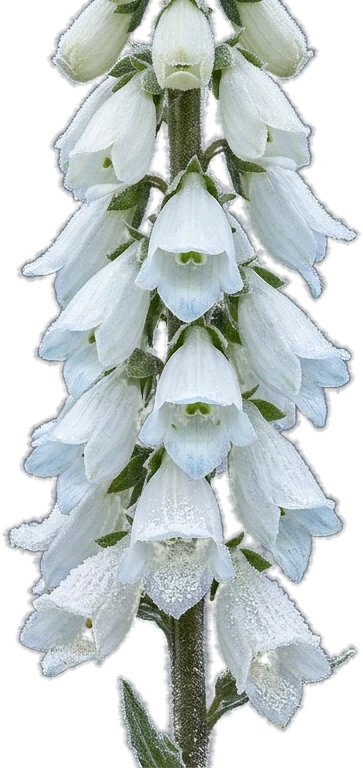
#> input picture assets/sceny/kvetina-klas.webp, 363 x 768 px, given in place of rampouchy.png, which was not available
$ python rampouchy.py
#> lines starting #> are read from the running program, lines starting #| are printed output that depends on the picture; after the words box and inside, x2 and y2 are one past the last pixel; in counts of white or black regions, pixels touching at a corner belong together
### tools/vetev.py
"""Větev na lávce v lese (Daniel 2026-11-23, Gemini podle pics/podklady-les/PROMPT-vetev.md) → výřezy.

Zdroje (gitignore): pics/podklady-les/vetev.jpg (větev se suchým bukovým listím) a vetev-listy.jpg
(12 samostatných listů na sypání). Oba jsou na rovném šedém pozadí. Výstup do assets/sceny:
- les-vetev.webp  větev, ořezaná, v dvojnásobku velikosti ve hře (hra ji kreslí na VETEV_K)
- les-listy.webp  listy vedle sebe v jednom pruhu; obdélníky vypíše skript (LISTY v js/les.js)
Vypíše i středy shluků listí na větvi (odkud se při stažení sypou listy, VETEV_LISTI v js/les.js).
Barvy se trochu přiblíží mlze ve scéně (MLHA), ať větev nesvítí víc než kmeny lávky.
Spuštění z kořene projektu:  python tools/vetev.py
"""
import os

import numpy as np
from PIL import Image, ImageFilter
from scipy import ndimage

SRC = 'pics/podklady-les/'
VETEV_W = 300  # šířka větve ve hře (px snímku 1920×1080)
LIST_W = 34  # délka listu v pruhu (hra ho kreslí menší)
MLHA = np.array([100.0, 98.0, 90.0])  # průměrná barva lesa kolem lávky (assets/sceny/les.jpg)
MLHA_K = 0.12  # kolik mlhy přimíchat
DESAT = 0.15  # o kolik ubrat sytost


def strip(parts, path, quality=88):
    """Výřezy vedle sebe (2 px mezery) do jednoho WebP; vrátí obdélníky [x, y, w, h] pro hru.
    Používají i tools/hladina.py a tools/rampouchy.py."""
    W = sum(p.width for p in parts) + 2 * len(parts)
    H = max(p.height for p in parts)
    im = Image.new('RGBA', (W, H), (0, 0, 0, 0))
    rects, x = [], 0
    for p in parts:
        im.paste(p, (x, 0))
        rects.append([x, 0, p.width, p.height])
        x += p.width + 2
    im.save(path, quality=quality, method=6)
    print(os.path.basename(path), im.size, os.path.getsize(path) // 1024, 'kB')
    return rects


def cutout(path, min_size, mlha=MLHA, mlha_k=MLHA_K, holes=600):
    """RGBA bez šedého pozadí: maska podle vzdálenosti od šedé a sytosti, malé díry v kůře zaplněné.
    Barvy se o mlha_k přiblíží barvě mlha (okolí ve scéně). Díry menší než holes px se zaplní (kůra);
    u chomáčů stébel holes=0, mezery mezi nimi jsou skutečné pozadí. Používá i tools/hladina.py."""
#> called with path = 'pics/podklady-les/rampouchy.png', min_size = 2000, mlha = array of shape (3,), mlha_k = 0.05, holes = 20000
    a = np.asarray(Image.open(path).convert('RGB'), dtype=np.float32)
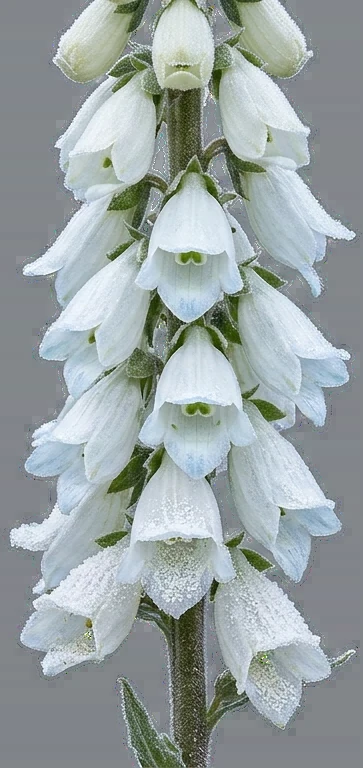
#> a: shape (768, 363, 3) float32; mean R, G, B 153.2, 163.1, 163.6
    edge = np.concatenate([a[:15].reshape(-1, 3), a[-15:].reshape(-1, 3), a[:, :15].reshape(-1, 3), a[:, -15:].reshape(-1, 3)])
    bg = np.median(edge, axis=0)
#> bg = [130, 134, 138]
    dist = np.sqrt(((a - bg) ** 2).sum(axis=2))
    sat = a.max(axis=2) - a.min(axis=2)
    alpha = np.clip((np.maximum(dist - 10, sat * 2 - 8)) / 18, 0, 1)
    fg = alpha > 0.5
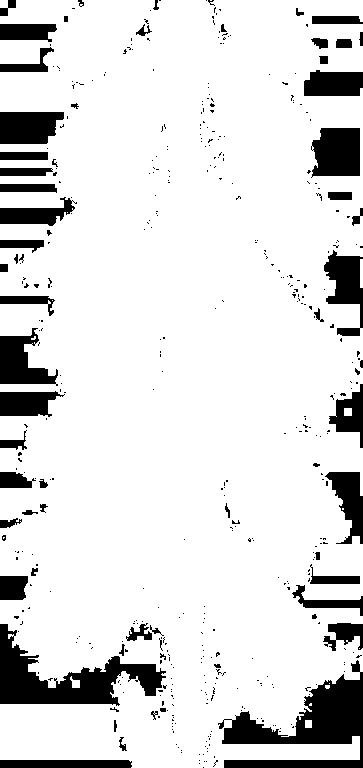
#> fg: shape (768, 363) bool; 86.9% white; 456 black regions (391 under 20 px), largest, box (x1, y1, x2, y2) and area: (218, 660, 363, 768) 6224, (0, 624, 166, 706) 5385, (311, 128, 360, 178) 2129
    # díry uvnitř kůry (šedé skvrny blízko pozadí) zaplnit, velké uzavřené plochy pozadí nechat
    holes_m = ndimage.binary_fill_holes(fg) & ~fg
#> holes_m: shape (768, 363) bool; 2.1% white; 439 white regions (401 under 20 px), largest, box (x1, y1, x2, y2) and area: (311, 128, 360, 178) 2129, (310, 564, 360, 584) 405, (126, 623, 152, 641) 219
    lab, n = ndimage.label(holes_m)
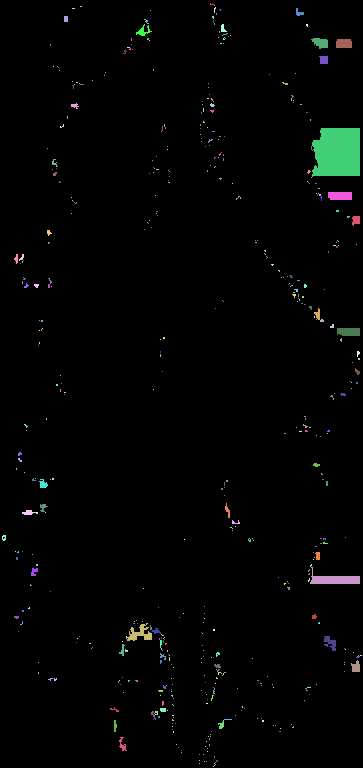
#> lab: shape (768, 363) int32; 539 distinct labels, from 0 to 538; one colour per label, 0 black
#> n = 538
    if n and holes:
        sizes = ndimage.sum(holes_m, lab, range(1, n + 1))
#> sizes = 538 values, max 2123 at index 90, min 1 at index 1, mean 10.86
        alpha = np.maximum(alpha, np.isin(lab, 1 + np.flatnonzero(sizes < holes)).astype(np.float32))
    fg = alpha > 0.5
#> fg: shape (768, 363) bool; 89% white; 37 black regions (5 under 20 px), largest, box (x1, y1, x2, y2) and area: (222, 672, 363, 768) 6106, (0, 624, 166, 706) 5369, (0, 328, 58, 384) 1807
    lab, n = ndimage.label(fg)
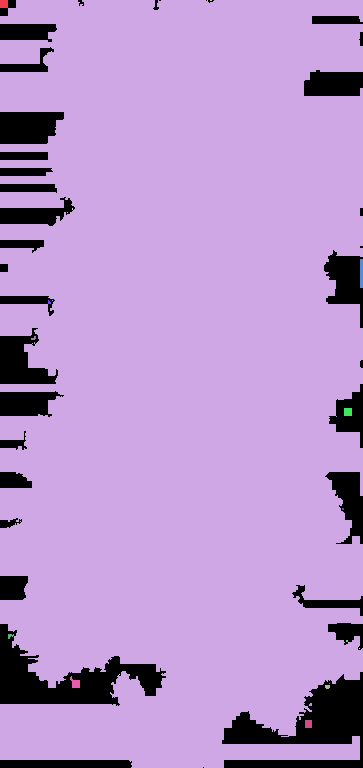
#> lab: shape (768, 363) int32; 25 distinct labels, from 0 to 24; one colour per label, 0 black
#> n = 24
    sizes = ndimage.sum(fg, lab, range(1, n + 1))
#> sizes = 24 values, max 247786 at index 1, min 1 at index 4, mean 10342.5
    keep = np.isin(lab, 1 + np.flatnonzero(sizes > min_size))
#> keep: shape (768, 363) bool; 88.9% white; 37 black regions (5 under 20 px), largest, box (x1, y1, x2, y2) and area: (222, 672, 363, 768) 6189, (0, 624, 166, 706) 5462, (0, 328, 58, 384) 1823
    alpha *= ndimage.binary_dilation(keep, iterations=2)
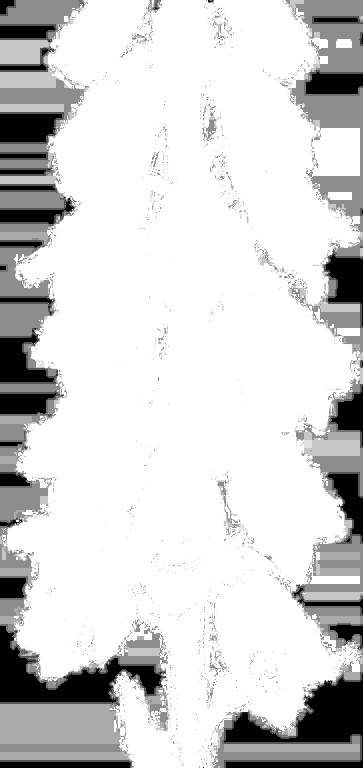
#> alpha: shape (768, 363) float32; min 0, max 1, mean 0.831
    m = np.asarray(Image.fromarray((alpha * 255).astype(np.uint8)).filter(ImageFilter.GaussianBlur(0.6)), dtype=np.float32) / 255
    al = m[..., None]
    col = np.where(al > 0.05, (a - bg * (1 - al)) / np.maximum(al, 0.05), a)  # šedý lem pryč
    grey = col.mean(axis=2, keepdims=True)
    col = col + (grey - col) * DESAT
    col = col * (1 - mlha_k) + np.asarray(mlha) * mlha_k
    out = Image.fromarray(col.clip(0, 255).astype(np.uint8))
    out.putalpha(Image.fromarray((m * 255).astype(np.uint8)))
#> out: PIL image 363x768 RGBA
    return out, sat, m


# [34 lines left out: function main, not called in this run]


# [2 lines that do not run on import are left out]

### tools/rampouchy.py
"""Rampouchy pod lávkou v lese (Daniel 2026-11-25, Gemini podle pics/podklady-les/PROMPT-rampouchy.md) → výřezy.

Zdroj (gitignore): pics/podklady-les/rampouchy.png, pět rampouchů vedle sebe na rovném šedém pozadí.
Výstup assets/sceny/les-rampouchy.webp: pět výřezů vedle sebe, každý ve dvojnásobku velikosti ve hře
(výška VYSKA_HRA × 2, šířka podle poměru stran). Horní okraj se vytrácí, ať rampouch vyrůstá z kmene
a nevidět uříznutou hranu. Obdélníky vypíše skript (ICICLE_RECTS v js/les.js).
Spuštění z kořene projektu:  python tools/rampouchy.py
"""
import os
import sys

import numpy as np
from PIL import Image
from scipy import ndimage

sys.path.insert(0, os.path.dirname(os.path.abspath(__file__)))
from vetev import cutout, strip  # noqa: E402

VYSKA_HRA = 110  # průměrná výška rampouchu ve hře (px snímku 1920×1080); soubor je ve dvojnásobku
VYTRATIT = 0.14  # kolik výšky shora se vytrácí do průhledna


def main():
    os.chdir(os.path.dirname(os.path.dirname(os.path.abspath(__file__))))
    # led je průsvitný a barvou blízko šedé: bez přimíchané mlhy a s větším zaplněním děr
    im, _, m = cutout('pics/podklady-les/rampouchy.png', 2000, mlha_k=0.05, holes=20000)
    mask = m > 0.3
#> mask: shape (768, 363) bool; 90.8% white; 47 black regions (16 under 20 px), largest, box (x1, y1, x2, y2) and area: (224, 673, 363, 768) 5557, (0, 626, 162, 703) 4709, (0, 113, 63, 143) 1627
    lab, n = ndimage.label(mask)
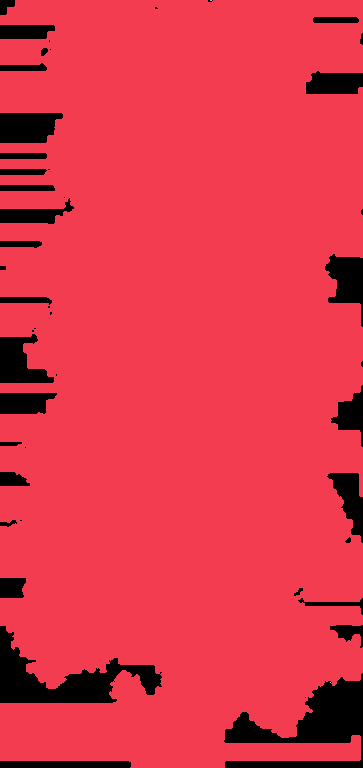
#> lab: shape (768, 363) int32; 4 distinct labels, from 0 to 3; one colour per label, 0 black
#> n = 3
    sizes = ndimage.sum(mask, lab, range(1, n + 1))
#> sizes = [253051, 2, 1]
    top5 = 1 + np.argsort(sizes)[-5:]
#> top5 = [3, 2, 1]
    objs = [ndimage.find_objects(lab)[i - 1] for i in top5]
#> objs = 3 items
    objs.sort(key=lambda s: s[1].start)
    heights = [s[0].stop - s[0].start for s in objs]
#> heights = [768, 1, 1]
    k = 2 * VYSKA_HRA / (sum(heights) / len(heights))
#> k = 0.857
    parts = []
    for y, x in objs:
        p = im.crop((x.start, y.start, x.stop, y.stop))
        a = np.asarray(p.getchannel('A')).astype(np.float32)
        fade = np.clip(np.arange(a.shape[0]) / (a.shape[0] * VYTRATIT), 0, 1)[:, None]
        p.putalpha(Image.fromarray((a * fade).astype(np.uint8)))
        parts.append(p.resize((max(1, round(p.width * k)), max(1, round(p.height * k))), Image.LANCZOS))
#> this loop made 3 passes
#> (a, fade) on passes 2 to 3: ([[109, 111]], [0]), ([78], [0])
#> after the loop, parts = 3 items
    print('ICICLE_RECTS =', strip(parts, 'assets/sceny/les-rampouchy.webp', quality=90))
#> in strip, `W = sum(p.width for p in parts) + 2 * len(parts)`: W = 320
#> in strip, `H = max(p.height for p in parts)`: H = 658
#> in strip, `im = Image.new('RGBA', (W, H), (0, 0, 0, 0))`: im: PIL image 320x658 RGBA; every value is 0
#> the loop in strip, `for p in parts:` made 3 passes
#> x on passes 1 to 3: 313, 317, 320
#> after the loop in strip, `for p in parts:`:
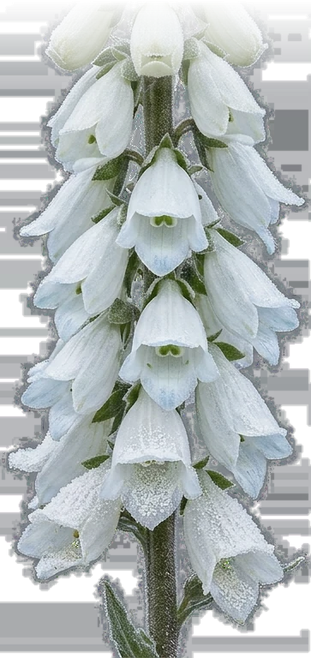
#> im: PIL image 320x658 RGBA; mean R, G, B, A 139.1, 146.4, 146.4, 191.4; transparent parts drawn white
#> after the loop in strip, `for p in parts:`: rects = [[0, 0, 311, 658], [313, 0, 2, 1], [317, 0, 1, 1]]; x = 320
#| les-rampouchy.webp (320, 658) 83 kB
#| ICICLE_RECTS = [[0, 0, 311, 658], [313, 0, 2, 1], [317, 0, 1, 1]]


if __name__ == '__main__':
    main()

$ run again, on assets/sceny/kvetina.webp
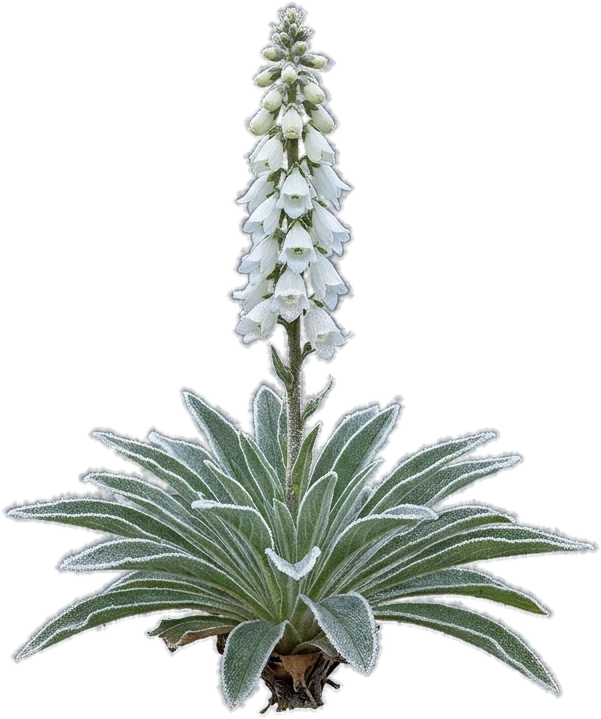
#> input picture assets/sceny/kvetina.webp, 601 x 719 px, given in place of rampouchy.png, which was not available
#> bg = [131, 135, 140]
#> holes_m: shape (719, 601) bool; 4.3% white; 616 white regions (516 under 20 px), largest, box (x1, y1, x2, y2) and area: (352, 239, 600, 256) 2010, (352, 56, 592, 64) 1920, (343, 152, 600, 168) 1817
#> in cutout, `lab, n = ndimage.label(holes_m)`: n = 804
#> in cutout, `sizes = ndimage.sum(holes_m, lab, range(1, n + 1))`: sizes = 804 values, max 2010 at index 183, min 1 at index 2, mean 23.16
#> in cutout, `lab, n = ndimage.label(fg)`:
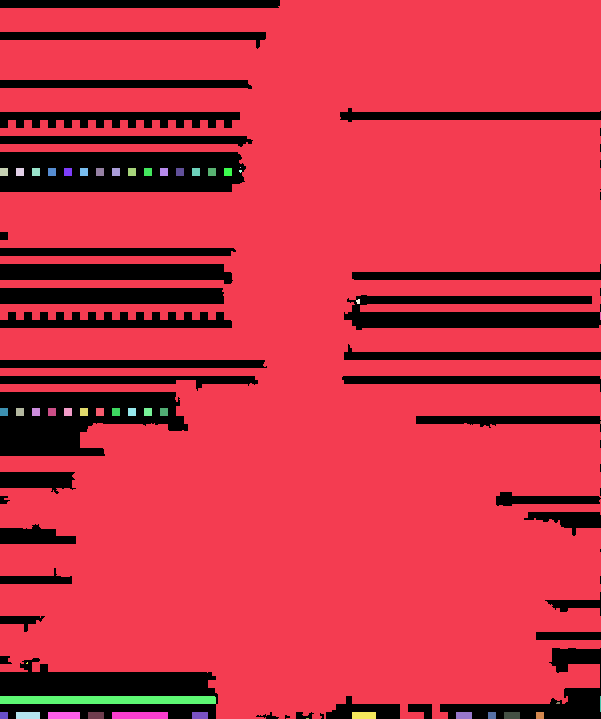
#> lab: shape (719, 601) int32; 49 distinct labels, from 0 to 48; one colour per label, 0 black
#> in cutout, `lab, n = ndimage.label(fg)`: n = 48
#> in cutout, `sizes = ndimage.sum(fg, lab, range(1, n + 1))`: sizes = 48 values, max 348798 at index 0, min 1 at index 1, mean 7371.3
#> keep: shape (719, 601) bool; 80.7% white; 49 black regions (13 under 20 px), largest, box (x1, y1, x2, y2) and area: (0, 658, 218, 719) 10287, (0, 152, 246, 192) 9610, (0, 392, 188, 456) 8673
#> mask: shape (719, 601) bool; 83.9% white; 41 black regions (2 under 20 px), largest, box (x1, y1, x2, y2) and area: (0, 666, 217, 719) 9646, (0, 153, 246, 191) 9076, (0, 392, 187, 454) 8086
#> in main, `lab, n = ndimage.label(mask)`: n = 1
#> in main, `sizes = ndimage.sum(mask, lab, range(1, n + 1))`: sizes = [362637]
#> top5 = [1]
#> objs = 1 item
#> heights = [719]
#> k = 0.306
#> the loop in main, `for y, x in objs:` made 1 pass
#> after the loop in main, `for y, x in objs:`: parts = 1 item
#> W = 186
#> H = 220
#> the loop in strip, `for p in parts:` made 1 pass
#> x on pass 1: 186
#> after the loop in strip, `for p in parts:`:
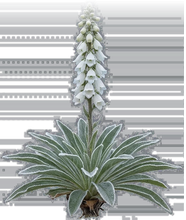
#> im: PIL image 186x220 RGBA; mean R, G, B, A 116.4, 121, 120.7, 152.9; transparent parts drawn white
#> after the loop in strip, `for p in parts:`: rects = [[0, 0, 184, 220]]; x = 186
#| les-rampouchy.webp (186, 220) 19 kB
#| ICICLE_RECTS = [[0, 0, 184, 220]]
